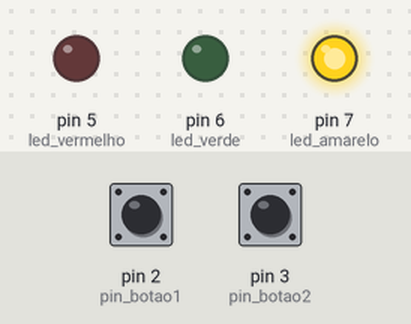
A sketch run on a simulated Arduino Uno, built with avr-gcc and run on an emulated ATmega328P. On the bench: output pins drawn as LEDs (lit = HIGH). Inputs (shaded band) come from the test bench; at power-on: pin 2 (pin_botao1) HIGH, pin 3 (pin_botao2) HIGH.

Above: at 1.2 s.
1.3 s: pin 2 (pin_botao1) pulled LOW for 0.15 s
At 1.37 s:
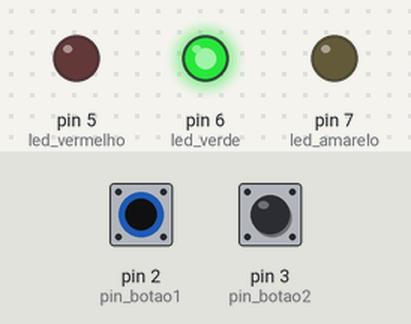
2.9 s: pin 2 (pin_botao1) pulled LOW for 3.2 s
At 7.3 s:
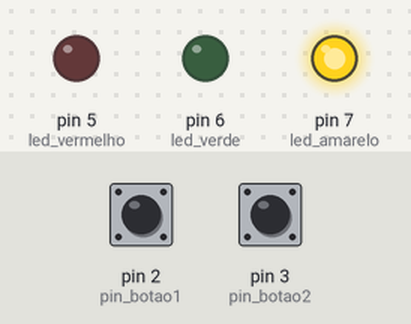
7.6 s: pin 3 (pin_botao2) pulled LOW for 3.2 s
At 8.4 s:
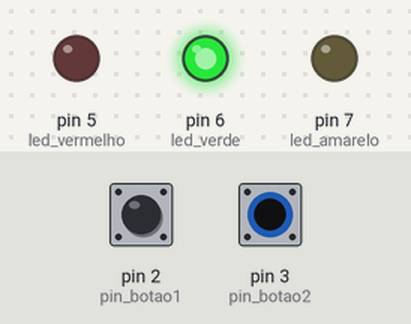
12.3 s: pin 2 (pin_botao1) driven LOW and pin 3 (pin_botao2) driven LOW
At 13.2 s:
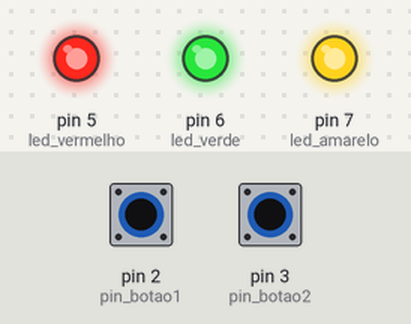
Timing chart, 0 to 14.8 s (numbered marks = the images above; inputs shaded):
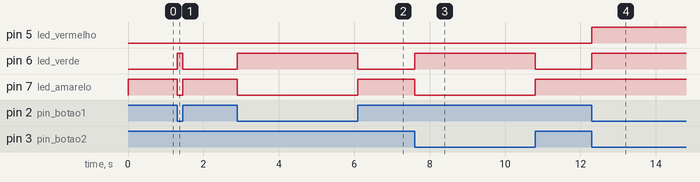

The sketch:

Botao_pull_up.ino
```cpp
/* ************************************************************************

Colégio SATC
Curso Técnico em Mecatrônica
Disciplina: Sistemas Embarcados
Turma: 3191
Professor: Marcos Antonio Jeremias Coelho

Programa: Botão com Pull Up e Leds

Autor: Tiago Fortuna Rosset
Data: 23/03/2025
Versão: 1.0

************************************************************************ */

const int pin_botao1 = 2;			// pin_botao1 tem o valor da porta 2
const int pin_botao2 = 3;     // pin_botao1 tem o valor da porta 3
const int led_vermelho = 5;			// led_vermelho tem o valor da porta 5
const int led_verde = 6;     // led_verde tem o valor da porta 6
const int led_amarelo = 7;			// led_amarelo tem o valor da porta 7
bool botao1 = false;				// Aceita valores de 0 ou 1 para botao1
bool botao2 = false;				// Aceita valores de 0 ou 1 para botao2

void setup() {
  pinMode(pin_botao1, INPUT_PULLUP);			// Define como uma entrada e adiciona um pull up interno no pino do botão1
  pinMode(pin_botao2, INPUT_PULLUP);			// Define como uma entrada e adiciona um pull up interno no pino do botão2
  pinMode(led_vermelho, OUTPUT);			// Define a porta do led vermelho como saída
  pinMode(led_verde, OUTPUT);			// Define a porta do led verde como saída
  pinMode(led_amarelo, OUTPUT);			// Define a porta do led amarelo como saída
}

void loop() {
  botao1 = digitalRead(pin_botao1);		// Lê o valor do pino em que o botão1 está ligado
  botao2 = digitalRead(pin_botao2);		// Lê o valor do pino em que o botão2 está ligado
  if(botao1 == LOW && botao2 == LOW) {				// Se o valor de botão1 e botao 2 for 0
  digitalWrite(led_vermelho, 1);				// Liga o botão vermelho
  }
  else{				// Se não
    digitalWrite(led_vermelho, 0);				// Desliga o botão vermelho
  }
  if(botao1 == LOW && botao2 == HIGH){				// Se o botão1 apertado e botão2 solto
    digitalWrite(led_verde, 1);				// Liga o botão verde
  }
  else if (botao1 == HIGH && botao2 == LOW){				// Se o botão1 solto e botão2 apertado
    digitalWrite(led_verde, 1);				// Liga o botão verde
  }
  else if (botao1 == LOW && botao2 == LOW){				// Se o botão1 apertado e botão2 apertado
    digitalWrite(led_verde, 1);				// Liga o botão verde
  }
  else{
    digitalWrite(led_verde, 0);				// Desliga o botão verde
  }
  if(botao1 == botao2){				// Se o botão1 e botão2 tiverem o mesmo valor( porta xor)
    digitalWrite(led_amarelo, 1);				// Liga o botão amarelo
  }
  else{
    digitalWrite(led_amarelo, 0);				// Desliga o botão amarelo
  }
}
```

Measured:
- after the input at 1.3 s, pin 6 (led_verde): LOW → HIGH at once, → LOW 0.15 s later; pin 7 (led_amarelo): HIGH → LOW at once, → HIGH 0.15 s later
- after the input at 2.9 s, pin 6 (led_verde): LOW → HIGH at once, → LOW 3.2 s later; pin 7 (led_amarelo): HIGH → LOW at once, → HIGH 3.2 s later
- after the input at 7.6 s, pin 6 (led_verde): LOW → HIGH at once, → LOW 3.2 s later; pin 7 (led_amarelo): HIGH → LOW at once, → HIGH 3.2 s later
- after the input at 12.3 s, pin 5 (led_vermelho), pin 6 (led_verde): LOW → HIGH at once
